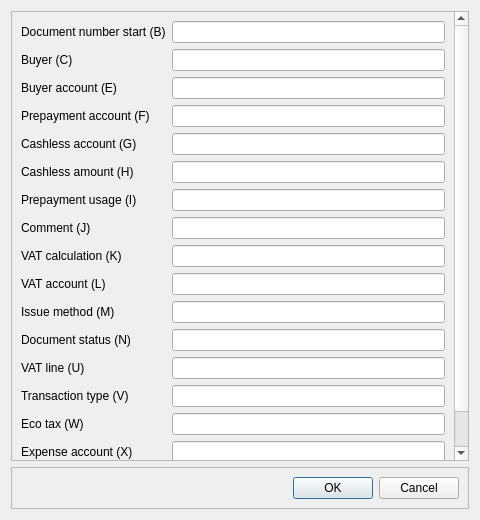
<?xml version="1.0" encoding="UTF-8"?>
<ui version="4.0">
 <class>DlgAsExportConstants</class>
 <widget class="QDialog" name="DlgAsExportConstants">
  <property name="geometry">
   <rect>
    <x>0</x>
    <y>0</y>
    <width>480</width>
    <height>520</height>
   </rect>
  </property>
  <property name="windowTitle">
   <string>ArmSoft export constants</string>
  </property>
  <layout class="QVBoxLayout" name="verticalLayout">
   <item>
    <widget class="QScrollArea" name="scrollArea">
     <property name="widgetResizable">
      <bool>true</bool>
     </property>
     <widget class="QWidget" name="scrollAreaWidgetContents">
      <property name="geometry">
       <rect>
        <x>0</x>
        <y>0</y>
        <width>440</width>
        <height>430</height>
       </rect>
      </property>
      <layout class="QFormLayout" name="formLayout">
       <item row="0" column="0">
        <widget class="QLabel" name="labelDocNumber">
         <property name="text">
          <string>Document number start (B)</string>
         </property>
        </widget>
       </item>
       <item row="0" column="1">
        <widget class="QLineEdit" name="leDocNumberStart"/>
       </item>
       <item row="1" column="0">
        <widget class="QLabel" name="labelBuyer">
         <property name="text">
          <string>Buyer (C)</string>
         </property>
        </widget>
       </item>
       <item row="1" column="1">
        <widget class="QLineEdit" name="leBuyer"/>
       </item>
       <item row="2" column="0">
        <widget class="QLabel" name="labelBuyerAccount">
         <property name="text">
          <string>Buyer account (E)</string>
         </property>
        </widget>
       </item>
       <item row="2" column="1">
        <widget class="QLineEdit" name="leBuyerAccount"/>
       </item>
       <item row="3" column="0">
        <widget class="QLabel" name="labelPrepayAccount">
         <property name="text">
          <string>Prepayment account (F)</string>
         </property>
        </widget>
       </item>
       <item row="3" column="1">
        <widget class="QLineEdit" name="lePrepayAccount"/>
       </item>
       <item row="4" column="0">
        <widget class="QLabel" name="labelCashlessAccount">
         <property name="text">
          <string>Cashless account (G)</string>
         </property>
        </widget>
       </item>
       <item row="4" column="1">
        <widget class="QLineEdit" name="leCashlessAccount"/>
       </item>
       <item row="5" column="0">
        <widget class="QLabel" name="labelCashlessAmount">
         <property name="text">
          <string>Cashless amount (H)</string>
         </property>
        </widget>
       </item>
       <item row="5" column="1">
        <widget class="QLineEdit" name="leCashlessAmount"/>
       </item>
       <item row="6" column="0">
        <widget class="QLabel" name="labelPrepayUsage">
         <property name="text">
          <string>Prepayment usage (I)</string>
         </property>
        </widget>
       </item>
       <item row="6" column="1">
        <widget class="QLineEdit" name="lePrepayUsage"/>
       </item>
       <item row="7" column="0">
        <widget class="QLabel" name="labelComment">
         <property name="text">
          <string>Comment (J)</string>
         </property>
        </widget>
       </item>
       <item row="7" column="1">
        <widget class="QLineEdit" name="leComment"/>
       </item>
       <item row="8" column="0">
        <widget class="QLabel" name="labelVatCalc">
         <property name="text">
          <string>VAT calculation (K)</string>
         </property>
        </widget>
       </item>
       <item row="8" column="1">
        <widget class="QLineEdit" name="leVatCalcMethod"/>
       </item>
       <item row="9" column="0">
        <widget class="QLabel" name="labelVatAccount">
         <property name="text">
          <string>VAT account (L)</string>
         </property>
        </widget>
       </item>
       <item row="9" column="1">
        <widget class="QLineEdit" name="leVatAccount"/>
       </item>
       <item row="10" column="0">
        <widget class="QLabel" name="labelIssueMethod">
         <property name="text">
          <string>Issue method (M)</string>
         </property>
        </widget>
       </item>
       <item row="10" column="1">
        <widget class="QLineEdit" name="leIssueMethod"/>
       </item>
       <item row="11" column="0">
        <widget class="QLabel" name="labelDocStatus">
         <property name="text">
          <string>Document status (N)</string>
         </property>
        </widget>
       </item>
       <item row="11" column="1">
        <widget class="QLineEdit" name="leDocStatus"/>
       </item>
       <item row="12" column="0">
        <widget class="QLabel" name="labelVatLine">
         <property name="text">
          <string>VAT line (U)</string>
         </property>
        </widget>
       </item>
       <item row="12" column="1">
        <widget class="QLineEdit" name="leVatLine"/>
       </item>
       <item row="13" column="0">
        <widget class="QLabel" name="labelTransType">
         <property name="text">
          <string>Transaction type (V)</string>
         </property>
        </widget>
       </item>
       <item row="13" column="1">
        <widget class="QLineEdit" name="leTransType"/>
       </item>
       <item row="14" column="0">
        <widget class="QLabel" name="labelEcoTax">
         <property name="text">
          <string>Eco tax (W)</string>
         </property>
        </widget>
       </item>
       <item row="14" column="1">
        <widget class="QLineEdit" name="leEcoTax"/>
       </item>
       <item row="15" column="0">
        <widget class="QLabel" name="labelExpenseAccount">
         <property name="text">
          <string>Expense account (X)</string>
         </property>
        </widget>
       </item>
       <item row="15" column="1">
        <widget class="QLineEdit" name="leExpenseAccount"/>
       </item>
       <item row="16" column="0">
        <widget class="QLabel" name="labelRevenueAccount">
         <property name="text">
          <string>Revenue account (Y)</string>
         </property>
        </widget>
       </item>
       <item row="16" column="1">
        <widget class="QLineEdit" name="leRevenueAccount"/>
       </item>
      </layout>
     </widget>
    </widget>
   </item>
   <item>
    <widget class="QFrame" name="frame">
     <property name="frameShape">
      <enum>QFrame::StyledPanel</enum>
     </property>
     <property name="frameShadow">
      <enum>QFrame::Raised</enum>
     </property>
     <layout class="QHBoxLayout" name="horizontalLayout">
      <item>
       <spacer name="horizontalSpacer">
        <property name="orientation">
         <enum>Qt::Horizontal</enum>
        </property>
        <property name="sizeHint" stdset="0">
         <size>
          <width>40</width>
          <height>20</height>
         </size>
        </property>
       </spacer>
      </item>
      <item>
       <widget class="QPushButton" name="btnOk">
        <property name="text">
         <string>OK</string>
        </property>
       </widget>
      </item>
      <item>
       <widget class="QPushButton" name="btnCancel">
        <property name="text">
         <string>Cancel</string>
        </property>
       </widget>
      </item>
     </layout>
    </widget>
   </item>
  </layout>
 </widget>
 <resources/>
 <connections/>
</ui>
